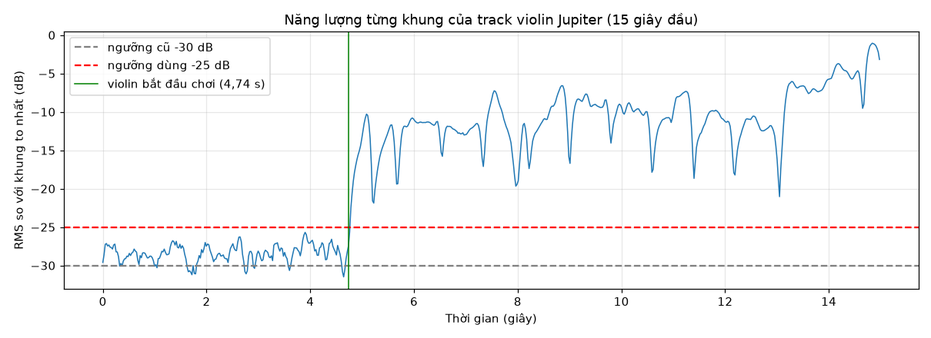
#> input picture reports/hinh/q1_nguong_co_tieng.png, 931 x 338 px, shrunk from 1210 x 440 before the run
$ python sinh_anh_chuong_2.py
#> lines starting #> are read from the running program, lines starting #| are printed output that depends on the picture
# -*- coding: utf-8 -*-
"""
Sinh Hình 2.1 và Hình 2.2 chuẩn hóa theo BTL.pdf
"""
import sys
sys.stdout.reconfigure(encoding='utf-8')
from pathlib import Path
import numpy as np
import matplotlib.pyplot as plt
from PIL import Image

BASE_DIR = Path(__file__).resolve().parent.parent
HINH_DIR = BASE_DIR / "reports" / "hinh"
HINH_ROOT = BASE_DIR / "hinh"

plt.rcParams['font.sans-serif'] = ['DejaVu Sans', 'Arial', 'Times New Roman']
plt.rcParams['axes.unicode_minus'] = False

# 1. HÌNH 2.1: Ghép 3 bước tiền xử lý
def tao_hinh_2_1():
    print(">>> Tạo Hình 2.1: Quy trình tiền xử lý...")
    im1 = Image.open(HINH_DIR / "q1_nguong_co_tieng.png")
#> im1 is the input picture: PIL image 931x338 RGBA; mean R, G, B, A 246.4, 246.7, 247.3, 255
    im2 = Image.open(HINH_DIR / "q2_cat_theo_not.png")
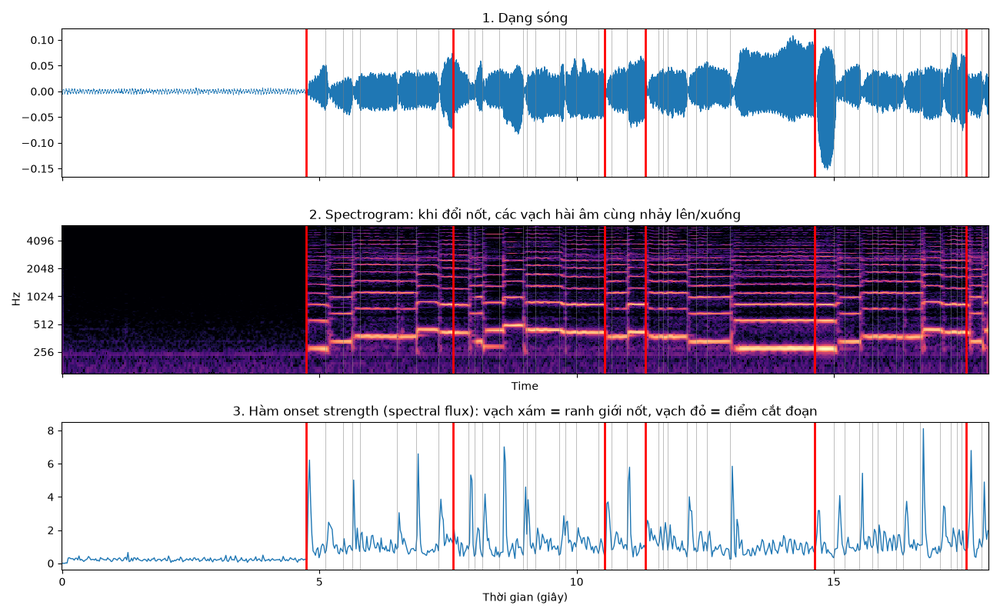
#> input picture reports/hinh/q2_cat_theo_not.png, 1000 x 615 px, shrunk from 1300 x 800 before the run
#> im2 is the input picture: PIL image 1000x615 RGBA; mean R, G, B, A 192.7, 188.3, 201.7, 255
    im3 = Image.open(HINH_DIR / "q3_fade.png")
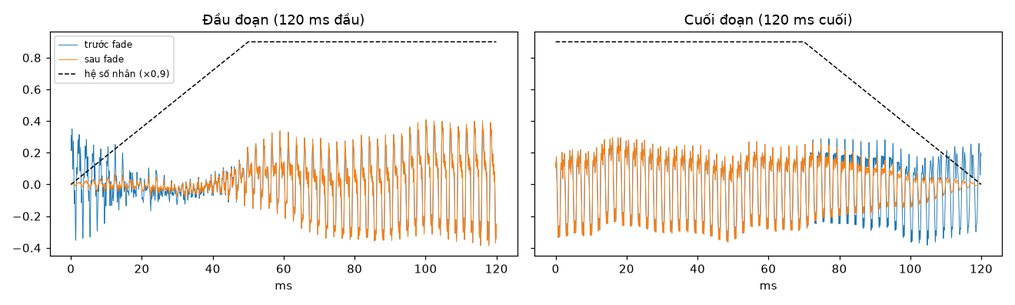
#> input picture reports/hinh/q3_fade.png, 1015 x 305 px, shrunk from 1320 x 396 before the run
#> im3 is the input picture: PIL image 1015x305 RGBA; mean R, G, B, A 244.6, 240.8, 237, 255

    # Ghép dọc 3 ảnh
    w = max(im1.width, im2.width, im3.width)
#> w = 1015
    h_total = im1.height + im2.height + im3.height
#> h_total = 1258

    merged = Image.new("RGB", (w, h_total), (255, 255, 255))
#> merged: PIL image 1015x1258 RGB; every value is 255
    merged.paste(im1, (0, 0))
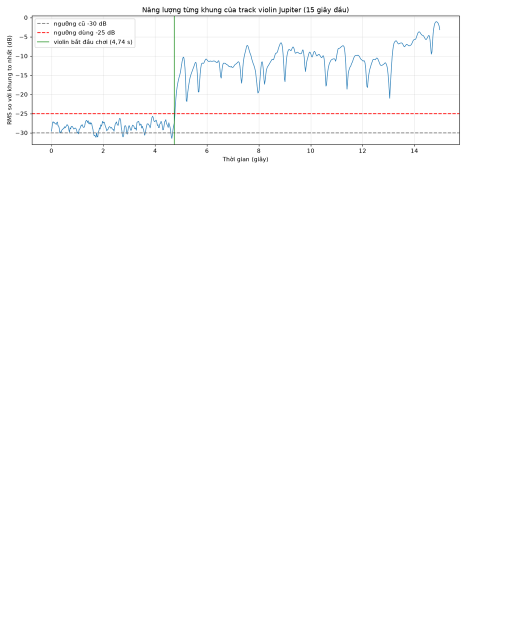
#> merged: PIL image 1015x1258 RGB (shown at 1/2 size); mean R, G, B 252.9, 253, 253.1
    merged.paste(im2, (0, im1.height))
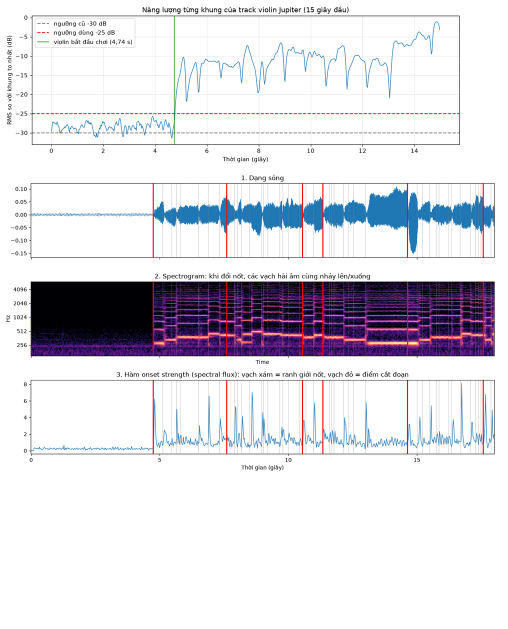
#> merged: PIL image 1015x1258 RGB (shown at 1/2 size); mean R, G, B 222.9, 220.8, 227.4
    merged.paste(im3, (0, im1.height + im2.height))
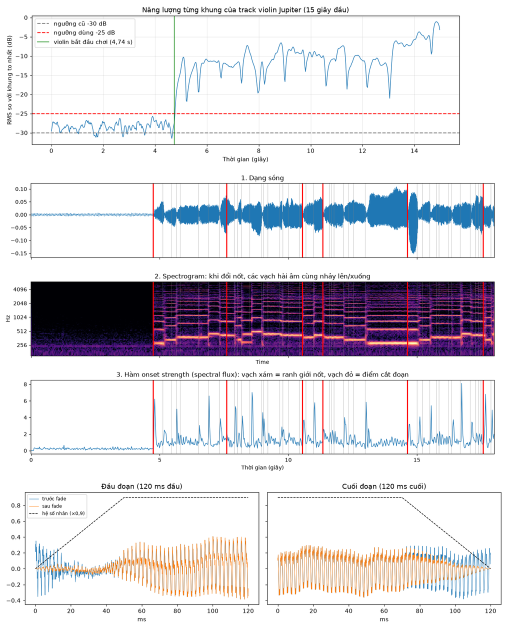
#> merged: PIL image 1015x1258 RGB (shown at 1/2 size); mean R, G, B 220.3, 217.4, 223.1

    merged.save(HINH_DIR / "2_1_quy_trinh_tien_xu_ly.png", dpi=(300, 300))
    merged.save(HINH_ROOT / "2_1_quy_trinh_tien_xu_ly.png", dpi=(300, 300))
    print("  [OK] Saved 2_1_quy_trinh_tien_xu_ly.png")

# 2. HÌNH 2.2: Số lượng tệp của từng nhạc cụ
def tao_hinh_2_2():
    print(">>> Tạo Hình 2.2: Số lượng tệp của từng nhạc cụ...")
    insts = ['Violin', 'Viola', 'Cello', 'Double Bass', 'Guitar Acoustic', 'Guitar Electric']
    counts = [100, 100, 100, 100, 100, 100]
    colors = ['#2B6CB0', '#319795', '#D69E2E', '#E53E3E', '#805AD5', '#DD6B20']

    fig, ax = plt.subplots(figsize=(8, 4.2))
    bars = ax.bar(insts, counts, color=colors, edgecolor='black', linewidth=0.8, width=0.55)

    # Đường nét đứt trung bình
    ax.axhline(100, color='#C53030', linestyle='--', linewidth=1.8, label='Giá trị trung bình: 100')

    ax.set_ylabel('Số lượng tệp âm thanh (WAV)', fontsize=10.5, fontweight='bold')
    ax.set_ylim(0, 125)
    ax.grid(axis='y', linestyle='--', alpha=0.5)
    ax.legend(loc='upper right', fontsize=9.5)

    for bar in bars:
        h = bar.get_height()
        ax.text(bar.get_x() + bar.get_width()/2, h + 2.5, f"{int(h)}", ha='center', va='bottom', fontsize=10, fontweight='bold')

    plt.tight_layout()
    fig.savefig(HINH_DIR / "2_2_so_luong_mau.png", dpi=300)
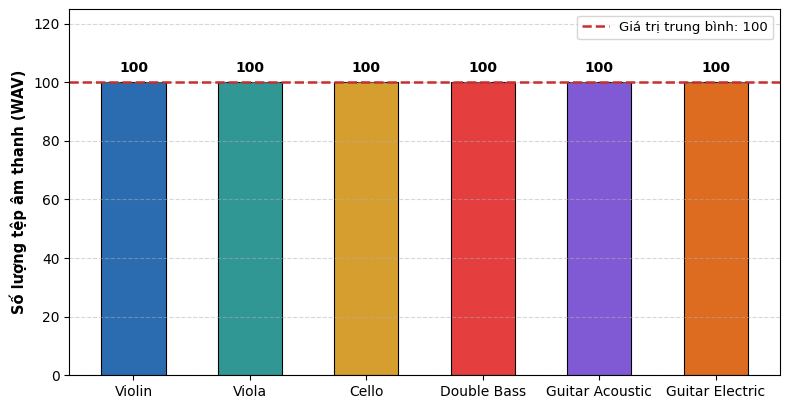
#> figure drawn by matplotlib, 1 panel
    fig.savefig(HINH_ROOT / "2_2_so_luong_mau.png", dpi=300)
    plt.close(fig)
    print("  [OK] Saved 2_2_so_luong_mau.png")

if __name__ == "__main__":
    tao_hinh_2_1()
    tao_hinh_2_2()
